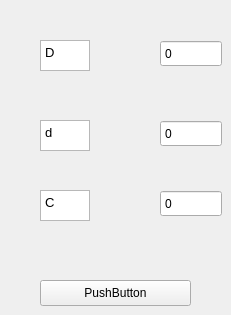
    <widget class="QWidget" name="Cross_Belt">
     <widget class="QTextBrowser" name="htext_9">
      <property name="geometry">
       <rect>
        <x>40</x>
        <y>40</y>
        <width>50</width>
        <height>31</height>
       </rect>
      </property>
      <property name="styleSheet">
       <string notr="true">&lt;!DOCTYPE html&gt;
&lt;html lang=&quot;en&quot;&gt;
&lt;head&gt;
    &lt;meta charset=&quot;UTF-8&quot;&gt;
    &lt;meta name=&quot;viewport&quot; content=&quot;width=device-width, initial-scale=1.0&quot;&gt;
    &lt;title&gt;Styled Spinbox Example&lt;/title&gt;
    &lt;style&gt;
        body {
            font-family: Arial, sans-serif;
            background-color: #f4f4f4;
            display: flex;
            justify-content: center;
            align-items: center;
            height: 100vh;
        }
        .spinbox-container {
            display: flex;
            align-items: center;
            background-color: #ffffff;
            border: 2px solid #007bff;
            border-radius: 5px;
            overflow: hidden;
        }
        input[type=&quot;number&quot;] {
            width: 60px;
            border: none;
            text-align: center;
            padding: 10px;
            font-size: 16px;
        }
        button {
            background-color: #007bff;
            color: white;
            border: none;
            padding: 10px 15px;
            cursor: pointer;
        }
        button:hover {
            background-color: #0056b3;
        }
    &lt;/style&gt;
&lt;/head&gt;
&lt;body&gt;
    &lt;div class=&quot;spinbox-container&quot;&gt;
        &lt;button onclick=&quot;decrement()&quot;&gt;-&lt;/button&gt;
        &lt;input type=&quot;number&quot; id=&quot;spinbox&quot; value=&quot;0&quot; min=&quot;0&quot; max=&quot;100&quot; step=&quot;1&quot;&gt;
        &lt;button onclick=&quot;increment()&quot;&gt;+&lt;/button&gt;
    &lt;/div&gt;

    &lt;script&gt;
        function increment() {
            const spinbox = document.getElementById('spinbox');
            let value = parseInt(spinbox.value);
            if (value &lt; 100) {
                spinbox.value = value + 1;
            }
        }

        function decrement() {
            const spinbox = document.getElementById('spinbox');
            let value = parseInt(spinbox.value);
            if (value &gt; 0) {
                spinbox.value = value - 1;
            }
        }
    &lt;/script&gt;
&lt;/body&gt;
&lt;/html&gt;
</string>
      </property>
      <property name="html">
       <string>&lt;!DOCTYPE HTML PUBLIC &quot;-//W3C//DTD HTML 4.0//EN&quot; &quot;http://www.w3.org/TR/REC-html40/strict.dtd&quot;&gt;
&lt;html&gt;&lt;head&gt;&lt;meta name=&quot;qrichtext&quot; content=&quot;1&quot; /&gt;&lt;style type=&quot;text/css&quot;&gt;
p, li { white-space: pre-wrap; }
&lt;/style&gt;&lt;/head&gt;&lt;body style=&quot; font-family:'Ubuntu'; font-size:10pt; font-weight:400; font-style:normal;&quot;&gt;
&lt;p style=&quot; margin-top:0px; margin-bottom:0px; margin-left:0px; margin-right:0px; -qt-block-indent:0; text-indent:0px;&quot;&gt;D&lt;/p&gt;&lt;/body&gt;&lt;/html&gt;</string>
      </property>
     </widget>
     <widget class="QTextBrowser" name="htext_10">
      <property name="geometry">
       <rect>
        <x>40</x>
        <y>120</y>
        <width>50</width>
        <height>31</height>
       </rect>
      </property>
      <property name="styleSheet">
       <string notr="true">&lt;!DOCTYPE html&gt;
&lt;html lang=&quot;en&quot;&gt;
&lt;head&gt;
    &lt;meta charset=&quot;UTF-8&quot;&gt;
    &lt;meta name=&quot;viewport&quot; content=&quot;width=device-width, initial-scale=1.0&quot;&gt;
    &lt;title&gt;Styled Spinbox Example&lt;/title&gt;
    &lt;style&gt;
        body {
            font-family: Arial, sans-serif;
            background-color: #f4f4f4;
            display: flex;
            justify-content: center;
            align-items: center;
            height: 100vh;
        }
        .spinbox-container {
            display: flex;
            align-items: center;
            background-color: #ffffff;
            border: 2px solid #007bff;
            border-radius: 5px;
            overflow: hidden;
        }
        input[type=&quot;number&quot;] {
            width: 60px;
            border: none;
            text-align: center;
            padding: 10px;
            font-size: 16px;
        }
        button {
            background-color: #007bff;
            color: white;
            border: none;
            padding: 10px 15px;
            cursor: pointer;
        }
        button:hover {
            background-color: #0056b3;
        }
    &lt;/style&gt;
&lt;/head&gt;
&lt;body&gt;
    &lt;div class=&quot;spinbox-container&quot;&gt;
        &lt;button onclick=&quot;decrement()&quot;&gt;-&lt;/button&gt;
        &lt;input type=&quot;number&quot; id=&quot;spinbox&quot; value=&quot;0&quot; min=&quot;0&quot; max=&quot;100&quot; step=&quot;1&quot;&gt;
        &lt;button onclick=&quot;increment()&quot;&gt;+&lt;/button&gt;
    &lt;/div&gt;

    &lt;script&gt;
        function increment() {
            const spinbox = document.getElementById('spinbox');
            let value = parseInt(spinbox.value);
            if (value &lt; 100) {
                spinbox.value = value + 1;
            }
        }

        function decrement() {
            const spinbox = document.getElementById('spinbox');
            let value = parseInt(spinbox.value);
            if (value &gt; 0) {
                spinbox.value = value - 1;
            }
        }
    &lt;/script&gt;
&lt;/body&gt;
&lt;/html&gt;
</string>
      </property>
      <property name="html">
       <string>&lt;!DOCTYPE HTML PUBLIC &quot;-//W3C//DTD HTML 4.0//EN&quot; &quot;http://www.w3.org/TR/REC-html40/strict.dtd&quot;&gt;
&lt;html&gt;&lt;head&gt;&lt;meta name=&quot;qrichtext&quot; content=&quot;1&quot; /&gt;&lt;style type=&quot;text/css&quot;&gt;
p, li { white-space: pre-wrap; }
&lt;/style&gt;&lt;/head&gt;&lt;body style=&quot; font-family:'Ubuntu'; font-size:10pt; font-weight:400; font-style:normal;&quot;&gt;
&lt;p style=&quot; margin-top:0px; margin-bottom:0px; margin-left:0px; margin-right:0px; -qt-block-indent:0; text-indent:0px;&quot;&gt;d&lt;/p&gt;&lt;/body&gt;&lt;/html&gt;</string>
      </property>
     </widget>
     <widget class="QTextBrowser" name="htext_11">
      <property name="geometry">
       <rect>
        <x>40</x>
        <y>190</y>
        <width>50</width>
        <height>31</height>
       </rect>
      </property>
      <property name="styleSheet">
       <string notr="true">&lt;!DOCTYPE html&gt;
&lt;html lang=&quot;en&quot;&gt;
&lt;head&gt;
    &lt;meta charset=&quot;UTF-8&quot;&gt;
    &lt;meta name=&quot;viewport&quot; content=&quot;width=device-width, initial-scale=1.0&quot;&gt;
    &lt;title&gt;Styled Spinbox Example&lt;/title&gt;
    &lt;style&gt;
        body {
            font-family: Arial, sans-serif;
            background-color: #f4f4f4;
            display: flex;
            justify-content: center;
            align-items: center;
            height: 100vh;
        }
        .spinbox-container {
            display: flex;
            align-items: center;
            background-color: #ffffff;
            border: 2px solid #007bff;
            border-radius: 5px;
            overflow: hidden;
        }
        input[type=&quot;number&quot;] {
            width: 60px;
            border: none;
            text-align: center;
            padding: 10px;
            font-size: 16px;
        }
        button {
            background-color: #007bff;
            color: white;
            border: none;
            padding: 10px 15px;
            cursor: pointer;
        }
        button:hover {
            background-color: #0056b3;
        }
    &lt;/style&gt;
&lt;/head&gt;
&lt;body&gt;
    &lt;div class=&quot;spinbox-container&quot;&gt;
        &lt;button onclick=&quot;decrement()&quot;&gt;-&lt;/button&gt;
        &lt;input type=&quot;number&quot; id=&quot;spinbox&quot; value=&quot;0&quot; min=&quot;0&quot; max=&quot;100&quot; step=&quot;1&quot;&gt;
        &lt;button onclick=&quot;increment()&quot;&gt;+&lt;/button&gt;
    &lt;/div&gt;

    &lt;script&gt;
        function increment() {
            const spinbox = document.getElementById('spinbox');
            let value = parseInt(spinbox.value);
            if (value &lt; 100) {
                spinbox.value = value + 1;
            }
        }

        function decrement() {
            const spinbox = document.getElementById('spinbox');
            let value = parseInt(spinbox.value);
            if (value &gt; 0) {
                spinbox.value = value - 1;
            }
        }
    &lt;/script&gt;
&lt;/body&gt;
&lt;/html&gt;
</string>
      </property>
      <property name="html">
       <string>&lt;!DOCTYPE HTML PUBLIC &quot;-//W3C//DTD HTML 4.0//EN&quot; &quot;http://www.w3.org/TR/REC-html40/strict.dtd&quot;&gt;
&lt;html&gt;&lt;head&gt;&lt;meta name=&quot;qrichtext&quot; content=&quot;1&quot; /&gt;&lt;style type=&quot;text/css&quot;&gt;
p, li { white-space: pre-wrap; }
&lt;/style&gt;&lt;/head&gt;&lt;body style=&quot; font-family:'Ubuntu'; font-size:10pt; font-weight:400; font-style:normal;&quot;&gt;
&lt;p style=&quot; margin-top:0px; margin-bottom:0px; margin-left:0px; margin-right:0px; -qt-block-indent:0; text-indent:0px;&quot;&gt;C&lt;/p&gt;&lt;/body&gt;&lt;/html&gt;</string>
      </property>
     </widget>
     <widget class="QDoubleSpinBox" name="DdoubleSpinBox_5">
      <property name="geometry">
       <rect>
        <x>160</x>
        <y>40</y>
        <width>62</width>
        <height>27</height>
       </rect>
      </property>
      <property name="buttonSymbols">
       <enum>QAbstractSpinBox::NoButtons</enum>
      </property>
      <property name="specialValueText">
       <string>0</string>
      </property>
      <property name="decimals">
       <number>3</number>
      </property>
      <property name="minimum">
       <double>-1000000000000.000000000000000</double>
      </property>
      <property name="maximum">
       <double>1000000000000.000000000000000</double>
      </property>
      <property name="value">
       <double>-1000000000000.000000000000000</double>
      </property>
     </widget>
     <widget class="QDoubleSpinBox" name="DdoubleSpinBox_6">
      <property name="geometry">
       <rect>
        <x>160</x>
        <y>190</y>
        <width>62</width>
        <height>27</height>
       </rect>
      </property>
      <property name="buttonSymbols">
       <enum>QAbstractSpinBox::NoButtons</enum>
      </property>
      <property name="specialValueText">
       <string>0</string>
      </property>
      <property name="decimals">
       <number>3</number>
      </property>
      <property name="minimum">
       <double>-1000000000000.000000000000000</double>
      </property>
      <property name="maximum">
       <double>1000000000000.000000000000000</double>
      </property>
      <property name="value">
       <double>-1000000000000.000000000000000</double>
      </property>
     </widget>
     <widget class="QDoubleSpinBox" name="DdoubleSpinBox_7">
      <property name="geometry">
       <rect>
        <x>160</x>
        <y>120</y>
        <width>62</width>
        <height>27</height>
       </rect>
      </property>
      <property name="buttonSymbols">
       <enum>QAbstractSpinBox::NoButtons</enum>
      </property>
      <property name="specialValueText">
       <string>0</string>
      </property>
      <property name="decimals">
       <number>3</number>
      </property>
      <property name="minimum">
       <double>-1000000000000.000000000000000</double>
      </property>
      <property name="maximum">
       <double>1000000000000.000000000000000</double>
      </property>
      <property name="value">
       <double>-1000000000000.000000000000000</double>
      </property>
     </widget>
     <widget class="QPushButton" name="pushButton_4">
      <property name="geometry">
       <rect>
        <x>40</x>
        <y>280</y>
        <width>151</width>
        <height>26</height>
       </rect>
      </property>
      <property name="text">
       <string>PushButton</string>
      </property>
     </widget>
    </widget>
